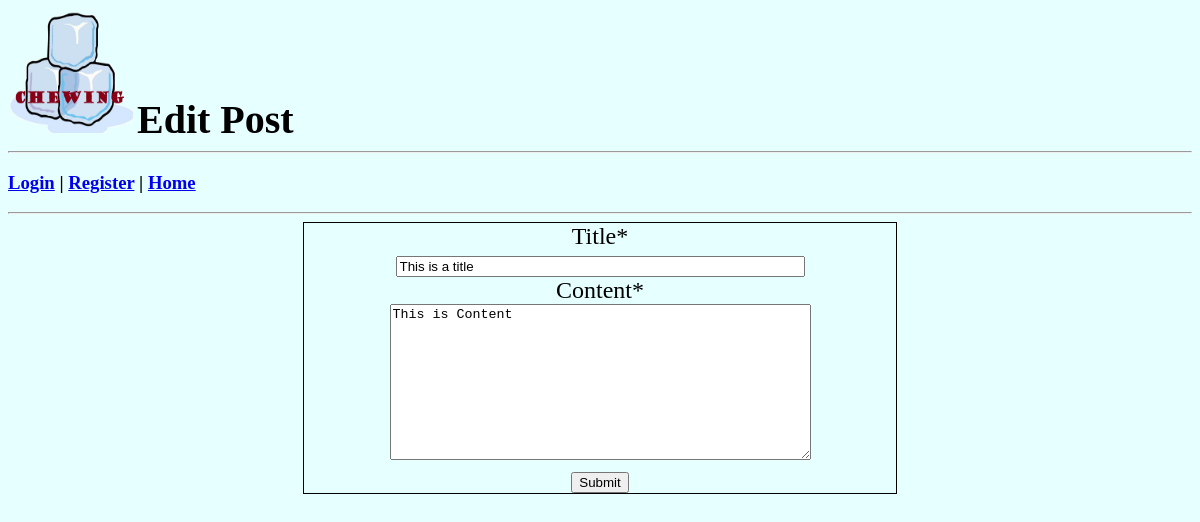
Page /editBlogPost.php?postID=1 on the earlier database version.
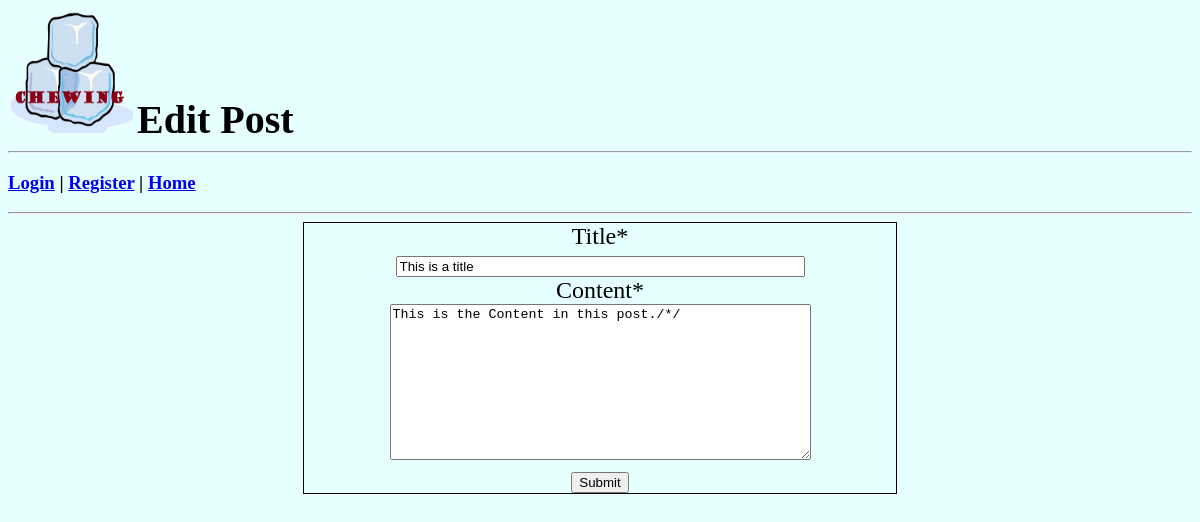
Same page on the later database version.
### tables this page shows
CREATE TABLE `posts` (
  `postID` int(11) NOT NULL COMMENT 'The Id of what post it is',
  `userID_PostBy` int(11) DEFAULT NULL COMMENT 'The userID of who posted',
  `userID_LastPost` varchar(45) DEFAULT NULL COMMENT 'unknown. TBD later',
  `moderationAction` int(11) DEFAULT '0' COMMENT 'The moderation action done to the post | 0 = no moderation : 1 = user deleted : 2 = removed  ',
  `title` varchar(45) DEFAULT NULL,
  `postDate` date DEFAULT NULL,
  `content` varchar(500) DEFAULT NULL
);

### editBlogPost.php (the view, shortened to what this page needs)
<!DOCTYPE html>
<?php
include('myfuncs.php');
$id = $_GET['postID'];
$sql = "SELECT *
        FROM posts
        WHERE postID= $id";
?>
<html>
	<head>
	</head>
	<body>
		<header>
			<img id='IMG_Logo' src="sampleLogo.png" width="125" height="125" alt="LOGO">
			<h2 id='TopPageName'>Edit Post</h2>
		</header>
		<hr>
		<?php  echo webpageTemplateString(); ?>
		<hr>
		<?php
		foreach (GetDBConnect()->query($sql) as $rows)
		{
		   if($rows['moderationAction'] == 0)
		   {
            ?>
            <form id='F_Form' action="editBPhandler.php" method="post">
    			<label id='L_Title'>Title*</label>
    			<br>
    			<input id='I_Title' type="text" name="title" maxlength="50" size="48" value="<?php echo $rows['title'] ?>">
    			<br>
    			<label id='L_Content'>Content*</label>
    			<br>
    			<textarea id='I_Content' name="content" rows="10" cols="50"><?php echo $rows['content']?></textarea>
    			<br>
    			<input id='B_Submit' type="submit" name="submit">
			</form>
        <?php
		    }
	      else if($rows['moderationAction'] == 1)
	          echo "<p id='P_RemMsg'>Post removed by User</p>";
	      else if($rows['moderationAction'] == 2)
	          echo "<p id='P_RemMsg'>Removed by Moderators</p>";
        }
        ?>
	</body>
</html>

Differences in the rows shown:
changed posts "This is a title": content "This is Content" → "This is the Content in this post./*/"
